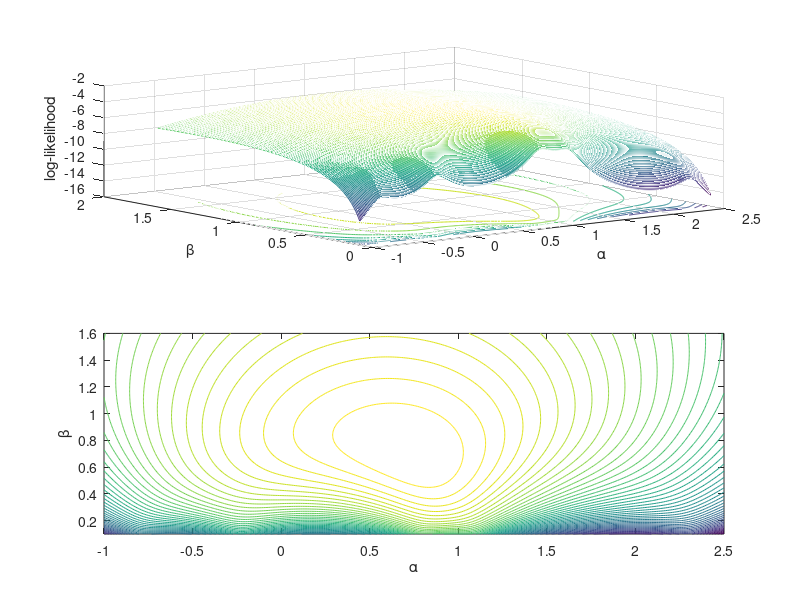

This figure's MATLAB source:
% Program to produce the isometric projection
% of the Cauchy log-likelihood surface
%_________________________________________________________
data=[1.09,-0.23,0.79,2.31,-0.81];
n=length(data);
[a,b]=meshgrid(-1:0.01:2.5, 0.1:0.01:1.6);
loglik=n*log(b);
k=ones(size(a));
for i=1:n
  loglik=loglik-log(b .^2 +(data(i)*k-a) .^2); 
end
subplot(2,1,1)
  meshc(a,b,loglik); %plots an isometric projection of surface
  xlabel '\alpha'
  ylabel '\beta'
  zlabel 'log-likelihood'
subplot(2,1,2)
  [cs,h]=contour(a,b,loglik, 50);  %contour plot projected below
  xlabel '\alpha'
  ylabel '\beta'
  
